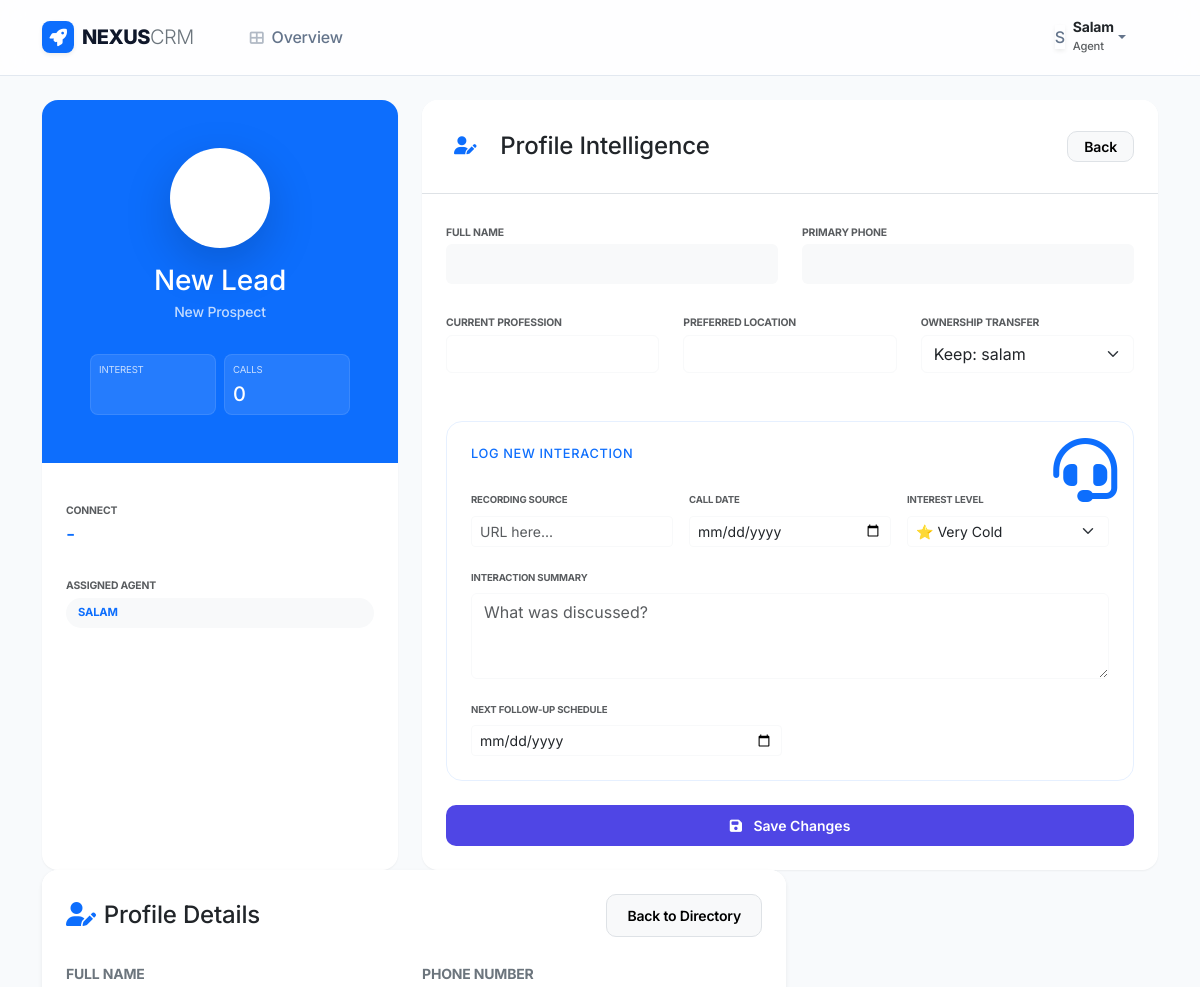
Page /dashboard/lead/add (signed in, upper part) on the earlier database version.
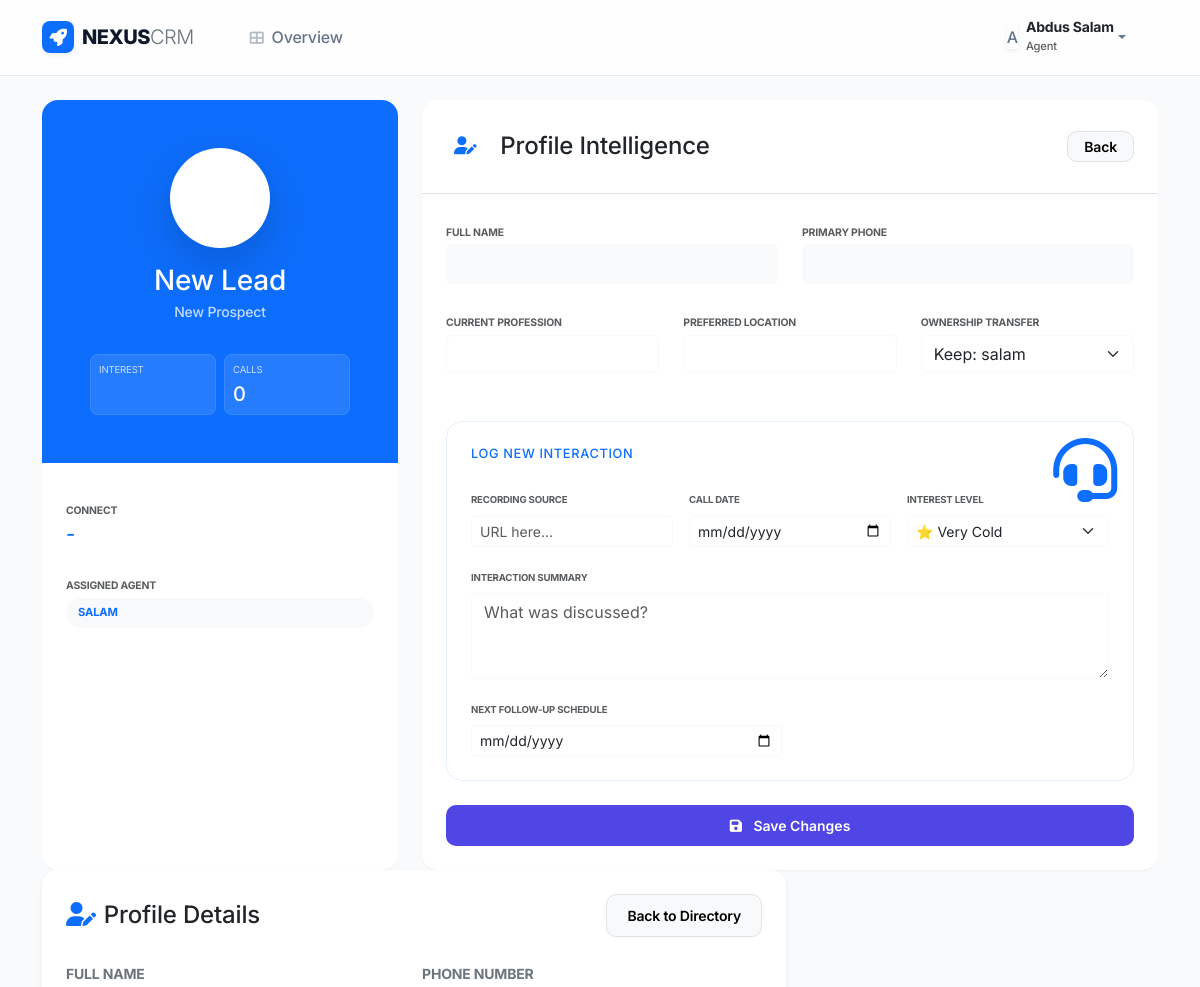
Same page on the later database version.
### tables this page shows
CREATE TABLE users (
        username TEXT PRIMARY KEY,
        password TEXT NOT NULL,
        role TEXT NOT NULL,
        name TEXT,
        phone TEXT
    );

### dashboard/crm_routes.py (the view, shortened to what this page needs)
@dashboard_bp.route('/lead/add', methods=['GET', 'POST'])
@login_required
def add_lead():
    agents = [u for u in db.get_users() if u['Role'] == Config.ROLE_AGENT]
    return render_template('crm_form.html', action="Add", agents=agents)

### auth/login.py (called while the page is built)
def login_required(f):
    @wraps(f)
    def decorated_function(*args, **kwargs):
        if 'user' not in session:
            return redirect(url_for('auth.login'))
        return f(*args, **kwargs)
    return decorated_function

### utils/db_handler.py (called while the page is built)
    def _get_connection(self):
        conn = sqlite3.connect(self.db_path)
        conn.row_factory = sqlite3.Row  # This allows accessing columns by name
        return conn

    def get_users(self):
        conn = self._get_connection()
        cursor = conn.cursor()
        cursor.execute("SELECT * FROM users")
        rows = cursor.fetchall()
        users = []
        for row in rows:
            u = dict(row)
            mapped = {
                'Username': u.get('username'),
                'Password': u.get('password'),
                'Role': u.get('role'),
                'Name': u.get('name'),
                'Phone': u.get('phone')
            }
            users.append(mapped)
        conn.close()
        return users

### templates/crm_form.html (shortened to what the changed rows need)
{% extends "layout.html" %}
{% block content %}
<div class="row g-4 page-transition">
    <div class="col-12 col-lg-4">
        <div class="card border-0 shadow-md h-100 sticky-lg-top" style="top: 100px; z-index: 1;">
            <div class="card-body p-4">
                <div class="list-group list-group-flush border-0">
                    <div class="list-group-item px-0 py-3 border-0">
                        <label class="smaller text-muted fw-bold text-uppercase mb-1 d-block" style="font-size: 0.65rem;">Assigned Agent</label>
                        <div class="badge-premium bg-light text-primary border-0">{{ lead.Agent if lead else session.user.Username }}</div>
                    </div>
                </div>
            </div>
        </div>
    </div>
                                {% set current_agent_id = lead.Agent if lead else session.user.Username %}
                                {% set current_agent_name = current_agent_id %}
                                {% for a in agents %}
                                    {% if a.Username == current_agent_id %}{% set current_agent_name = a.Name or a.Username %}{% endif %}
                                {% endfor %}
</div>
                                {% set current_agent_id = lead.Agent if lead else session.user.Username %}
                                {% set current_agent_name = current_agent_id %}
                                {% for a in agents %}
                                    {% if a.Username == current_agent_id %}{% set current_agent_name = a.Name or a.Username %}{% endif %}
                                {% endfor %}
</div>
{% endblock %}

### templates/layout.html (shortened to what this page needs)
<!DOCTYPE html>
<html lang="en">
<head>
    <link href="https://cdn.jsdelivr.net/npm/bootstrap@5.3.0/dist/css/bootstrap.min.css" rel="stylesheet">
    <link rel="stylesheet" href="https://cdnjs.cloudflare.com/ajax/libs/font-awesome/6.4.0/css/all.min.css">
</head>
<body>
    <nav class="navbar navbar-expand-lg sticky-top mb-4">
        <div class="container">
            <a class="navbar-brand d-flex align-items-center" href="{{ url_for('index') }}">
                <div class="bg-primary text-white rounded-3 p-1 me-2 shadow-sm" style="width: 32px; height: 32px; display: grid; place-items: center;">
                    <i class="fas fa-rocket fa-sm"></i>
                </div>
                NEXUS<span class="text-secondary fw-light">CRM</span>
            </a>
            <div class="collapse navbar-collapse" id="navbarNav">
                <ul class="navbar-nav me-auto mb-2 mb-lg-0 ms-lg-4">
                    <li class="nav-item">
                        <a class="nav-link fw-medium px-3" href="{{ url_for('dashboard.index') }}">
                            <i class="fas fa-th-large me-2 small opacity-50"></i>Overview
                        </a>
                    </li>
                </ul>
                <div class="navbar-nav align-items-lg-center">
                    {% if session.user %}
                    <div class="nav-item dropdown me-lg-3">
                        <a class="nav-link dropdown-toggle d-flex align-items-center" href="#" data-bs-toggle="dropdown">
                            <div class="avatar-sm me-2 shadow-sm">
                                {{ session.user.Name[0]|upper }}
                            </div>
                            <div class="d-none d-lg-block">
                                <div class="fw-bold lh-1 small text-dark">{{ session.user.Name }}</div>
                                <div class="text-muted smaller mt-1" style="font-size: 0.7rem;">{{ session.user.Role }}</div>
                            </div>
                        </a>
                    </div>
                    {% else %}
                    <a class="btn btn-primary btn-sm px-4" href="{{ url_for('auth.login') }}">Log In</a>
                    {% endif %}
                </div>
            </div>
        </div>
    </nav>
    <div class="container fade-in">
        {% block content %}{% endblock %}
</body>
</html>

Differences in the rows shown:
now on this page (row edited): users: user.Name "Abdus Salam", username "SALAM"
Other differences:
{{ session.user.Name[0]|upper }}: "S" → "A"
{{ session.user.Name }}: "Salam" → (not shown)
{{ lead.Agent if lead else session.user.Username }}: "SALAM" → (not shown)
